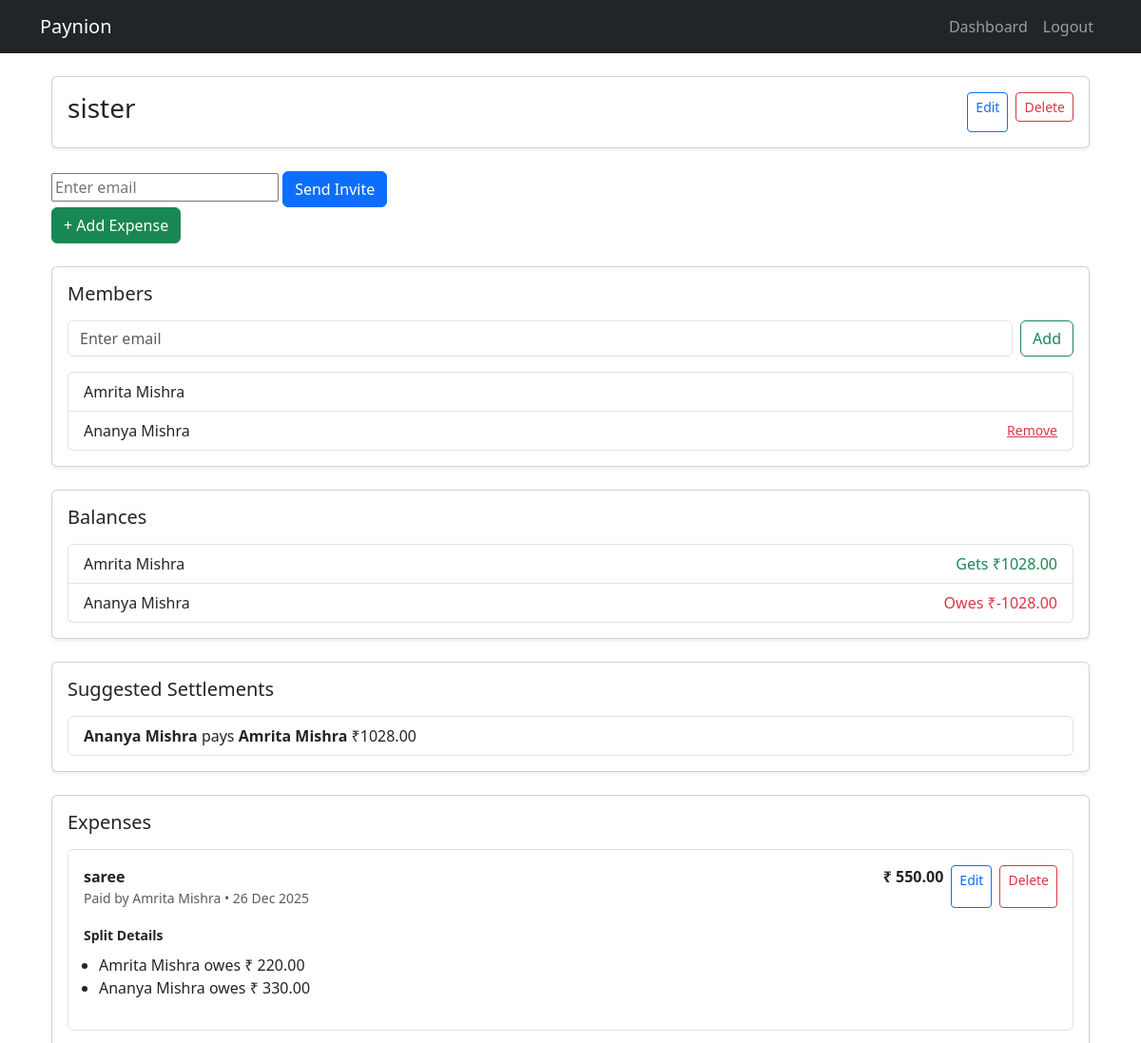
The app's page /groups/detail/2/ (signed in, upper part), older data.
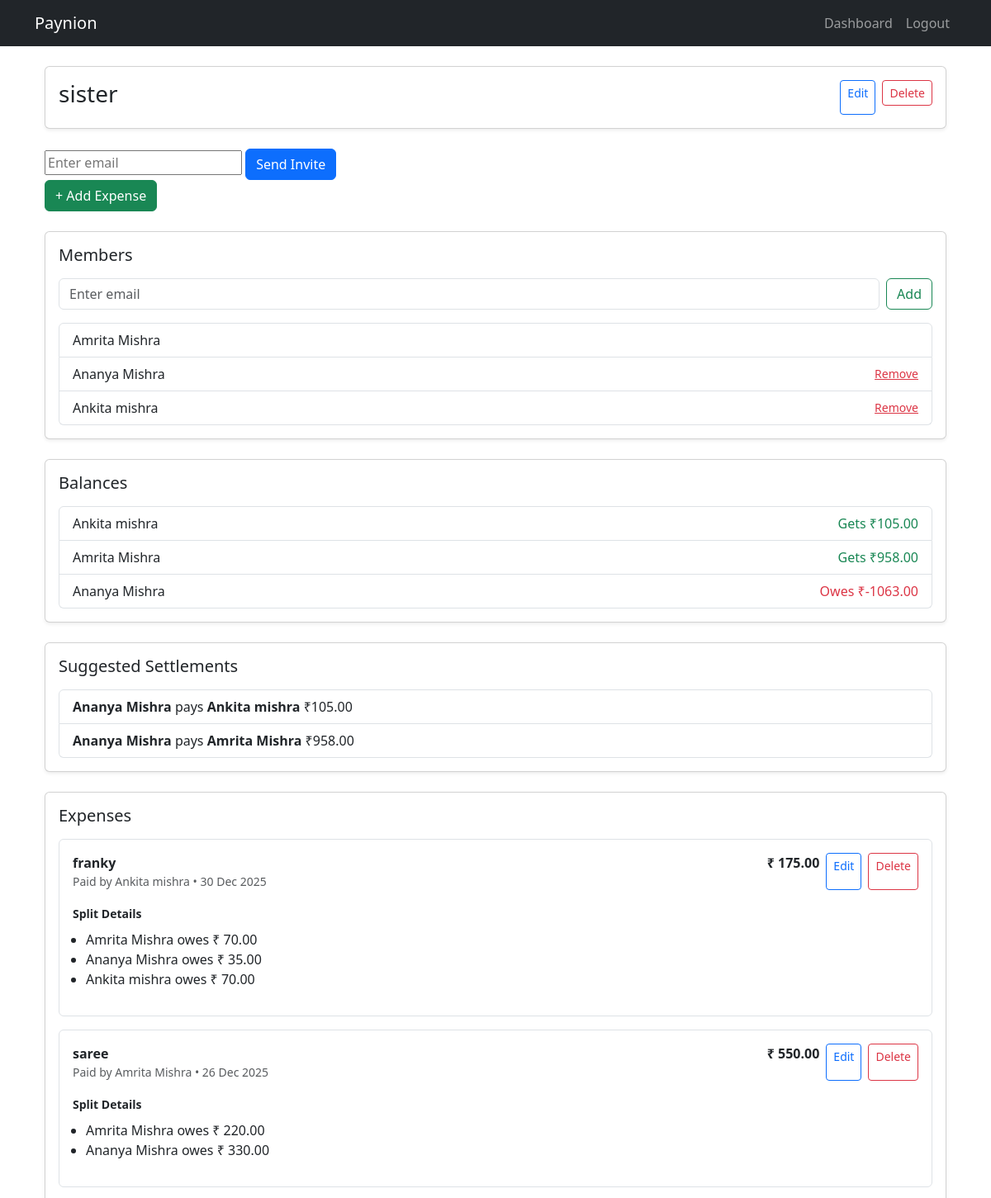
The same page, newer data.
### accounts/models.py (models this page shows, shortened)
class CustomUser(AbstractUser):
    email = models.EmailField(unique=True)
    full_name = models.CharField(max_length=255)
    phone = models.CharField(max_length=10, blank=True, null=True)
    profile_image = models.ImageField(upload_to=user_profile_path, default='default_profile.png')
    bio = models.CharField(max_length=255, blank=True, null=True)
    USERNAME_FIELD = 'email'
    REQUIRED_FIELDS = ['username', 'full_name']   # keep username but don't use for login

### expenses/models.py (models this page shows, shortened)
class Expense(models.Model):
    SPLIT_TYPES = [
        ("equal", "Equal"),
        ("percentage", "Percentage"),
        ("custom", "Custom"),
    ]
    group = models.ForeignKey(Group, on_delete=models.CASCADE, related_name="expenses")
    amount = models.DecimalField(max_digits=10, decimal_places=2)
    description = models.CharField(max_length=255)
    paid_by = models.ForeignKey(User, on_delete=models.CASCADE, related_name="paid_expenses")
    split_type = models.CharField(max_length=20, choices=SPLIT_TYPES, default="equal")
    created_at = models.DateTimeField(auto_now_add=True)
    class Meta:
        ordering = ["-created_at"]   # 🔥 newest expense first

class ExpenseSplit(models.Model):
    expense = models.ForeignKey(Expense, on_delete=models.CASCADE, related_name="splits")
    user = models.ForeignKey(User, on_delete=models.CASCADE, related_name="expense_splits")
    amount = models.DecimalField(max_digits=10, decimal_places=2)

### groups/views.py (the view)
# urls.py: path("detail/<int:group_id>/", views.group_detail, name="group_detail"),
@login_required
def group_detail(request, group_id):
    group = get_object_or_404(Group, id=group_id)
    expenses = group.expenses.all().order_by("-created_at")
    balances = calculate_group_balances(group)
    settlements = calculate_settlements(balances)
    is_admin = request.user == group.created_by
    return render(request, "groups/group_detail.html", {
        "group": group,
        "expenses": expenses,
        "balances": balances,
        "settlements": settlements,
        "is_admin": is_admin,
    })

### expenses/utils.py (called while the page is built)
def calculate_group_balances(group):
    balances = defaultdict(float)
    for expense in group.expenses.all():
        balances[expense.paid_by] += float(expense.amount)
        for split in expense.splits.all():
            balances[split.user] -= float(split.amount)
    return dict(balances)

def calculate_settlements(balances):
    creditors = []
    debtors = []
    for user, amount in balances.items():
        if amount > 0:
            creditors.append([user, amount])
        elif amount < 0:
            debtors.append([user, -amount])  # store positive debt
    settlements = []
    i = j = 0
    while i < len(debtors) and j < len(creditors):
        debtor, debt = debtors[i]
        creditor, credit = creditors[j]
        settled_amount = min(debt, credit)
        settlements.append({
            "from": debtor,
            "to": creditor,
            "amount": settled_amount
        })
        debtors[i][1] -= settled_amount
        creditors[j][1] -= settled_amount
        if debtors[i][1] == 0:
            i += 1
        if creditors[j][1] == 0:
            j += 1
    return settlements

### groups/templates/groups/group_detail.html (shortened to what the changed rows need)
{% extends "base.html" %}
{% block content %}
<div class="container mt-4">
  <div class="card shadow-sm mb-4">
    <div class="card-body">
      <ul class="list-group">
        {% for member in group.members.all %}
        <li class="list-group-item d-flex justify-content-between align-items-center">
          {{ member.full_name }}
          {% if request.user == group.created_by and member != request.user %}
          <a href="{% url 'groups:remove_member' group.id member.id %}"
             class="text-danger small"
             onclick="return confirm('Remove this member?');">
            Remove
          </a>
          {% endif %}
        </li>
        {% endfor %}
      </ul>
    </div>
  </div>
    <div class="card shadow-sm mb-4">
      <div class="card-body">
        <ul class="list-group">
          {% for user, balance in balances.items %}
            <li class="list-group-item d-flex justify-content-between">
              <span>{{ user.full_name }}</span>
              {% if balance > 0 %}
                <span class="text-success">Gets ₹{{ balance|floatformat:2 }}</span>
              {% elif balance < 0 %}
                <span class="text-danger">Owes ₹{{ balance|floatformat:2 }}</span>
              {% else %}
                <span class="text-muted">Settled</span>
              {% endif %}
            </li>
          {% endfor %}
        </ul>
      </div>
    </div>
    <div class="card shadow-sm mb-4">
      <div class="card-body">
        {% if settlements %}
          <ul class="list-group">
            {% for s in settlements %}
            <li class="list-group-item">
              <strong>{{ s.from.full_name }}</strong>
              pays
              <strong>{{ s.to.full_name }}</strong>
              ₹{{ s.amount|floatformat:2 }}
            </li>
            {% endfor %}
          </ul>
        {% else %}
          <p class="text-muted">All settled 🎉</p>
        {% endif %}
      </div>
    </div>
  <div class="card shadow-sm">
    <div class="card-body">
      {% for exp in expenses %}
      <div class="border rounded p-3 mb-3">
        <div class="d-flex justify-content-between">
          <div>
            <strong>{{ exp.description }}</strong>
            <div class="text-muted small">
              Paid by {{ exp.paid_by.full_name }} • {{ exp.created_at|date:"d M Y" }}
            </div>
          </div>
          <div class="d-flex gap-2">
            <span class="fw-semibold">₹ {{ exp.amount }}</span>
            <a href="{% url 'edit_expense' exp.id %}" class="btn btn-sm btn-outline-primary">Edit</a>
            <a href="{% url 'delete_expense' exp.id %}"
               class="btn btn-sm btn-outline-danger"
               onclick="return confirm('Delete expense?');">
              Delete
            </a>
          </div>
        </div>
        <div class="mt-3">
          <small class="fw-semibold">Split Details</small>
          <ul class="mt-2 ps-3">
            {% for split in exp.splits.all %}
            <li>{{ split.user.full_name }} owes ₹ {{ split.amount }}</li>
            {% empty %}
            <li class="text-muted">Split not calculated</li>
            {% endfor %}
          </ul>
        </div>
      </div>
      {% empty %}
      <p class="text-muted">No expenses yet.</p>
      {% endfor %}
    </div>
  </div>
</div>
{% endblock %}

Row changes from the older to the newer data that the page shows:
computed for CustomUser (number 1 of 3 on the later page): balance "1028.00" → "958.00"
now on one of the page's lists (row unchanged): CustomUser: from.full_name "Ananya Mishra", to.full_name "Amrita Mishra"
computed for CustomUser "Ananya Mishra": balance "-1028.00" → "-1063.00"; to.full_name "Amrita Mishra" → "Ankita mishra"; amount "1028.00" → "105.00"
added CustomUser: full_name "Ankita mishra", shows "Remove", balance "105.00"
added Expense: description "franky", paid_by.full_name "Ankita mishra", created_at "30 Dec 2025", amount "175.00"
added ExpenseSplit: user.full_name "Amrita Mishra", amount "70.00", shown under "franky"
added ExpenseSplit: user.full_name "Ananya Mishra", amount "35.00", shown under "franky"
added ExpenseSplit: user.full_name "Ankita mishra", amount "70.00", shown under "franky"
